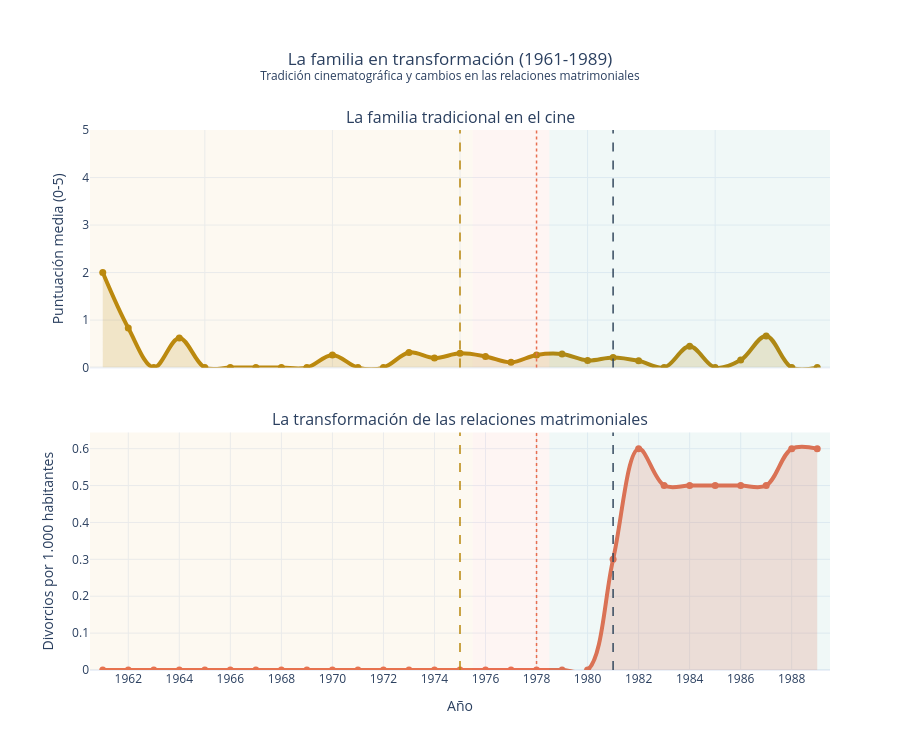

Notebook code for this chart:
### Code cell
df_familia = df_divorcios_esp.merge( df_cine_anual[["year", "family_tradition_score", "num_peliculas"]], on="year", how="inner")

df_familia = (df_familia.sort_values("year").dropna(subset=["divorce_rate_per_1000", "family_tradition_score"]))

fig = make_subplots(
    rows=2,
    cols=1,
    shared_xaxes=True,
    vertical_spacing=0.12,
    subplot_titles=("La familia tradicional en el cine", "La transformación de las relaciones matrimoniales")
)

fig.add_trace(
    go.Scatter(
        x=df_familia["year"],
        y=df_familia["family_tradition_score"],
        mode="lines+markers",
        name="Familia y tradición en el cine",
        line=dict(color="#B8860B", width=4, shape="spline"),
        fill="tozeroy",
        fillcolor="rgba(184,134,11,0.18)",
        marker=dict(size=7),
        customdata=df_familia["num_peliculas"],
        hovertemplate=(
            "<b>Año %{x}</b><br>"
            "Puntuación familiar: %{y:.2f}/5<br>"
            "Películas: %{customdata}"
            "<extra></extra>"
        )
    ),
    row=1,
    col=1
)

fig.add_trace(
    go.Scatter(
        x=df_familia["year"],
        y=df_familia["divorce_rate_per_1000"],
        mode="lines+markers",
        name="Tasa de divorcios",
        line=dict(color="#E76F51", width=4, shape="spline"),
        fill="tozeroy",
        fillcolor="rgba(231,111,81,0.20)",
        marker=dict(size=7),
        hovertemplate=(
            "<b>Año %{x}</b><br>"
            "Tasa de divorcios: %{y:.2f} por 1.000 habitantes"
            "<extra></extra>"
        )
    ),
    row=2,
    col=1
)

etapas = [
    (1960.5, 1975.5, "Franquismo", "#D9A441"),
    (1975.5, 1978.5, "Transición", "#E76F51"),
    (1978.5, 1989.5, "Democracia", "#2A9D8F")
]

for inicio, fin, nombre, color in etapas:
    fig.add_vrect(x0=inicio, x1=fin, fillcolor=color, opacity=0.07, line_width=0, row="all", col=1)

fig.add_vline(x=1975, line_dash="dash", line_color="#B8860B", line_width=1.5)
fig.add_vline(x=1978, line_dash="dot", line_color="#E76F51", line_width=1.5)
fig.add_vline(x=1981, line_dash="dash", line_color="#34495E", line_width=1.5)

fig.update_layout(
    title=dict(
        text=(
            "La familia en transformación (1961-1989)"
            "<br><sup>Tradición cinematográfica y cambios "
            "en las relaciones matrimoniales</sup>"
        ),
        x=0.5
    ),
    template="plotly_white",
    height=750,
    hovermode="x unified",
    showlegend=False,
    margin=dict(t=130, b=80, l=90, r=70)
)

fig.update_yaxes(title_text="Puntuación media (0-5)", range=[0, 5], row=1, col=1)
fig.update_yaxes(title_text="Divorcios por 1.000 habitantes", row=2, col=1)
fig.update_xaxes(title_text="Año", tickmode="linear", dtick=2, row=2, col=1)

fig.show()

### Figure 1 — Plotly figure (JSON) as saved in the notebook; plotly's stock layout.template omitted (floating-point values rounded to 4 significant figures)
{"data": [{"customdata": [2, 6, 7, 8, 7, 10, 9, 5, 13, 15, 10, 18, 22, 15, 20, 17, 27, 15, 14, 20, 14, 21, 22, 20, 15, 19, 12, 10, 12], "fill": "tozeroy", "fillcolor": "rgba(184,134,11,0.18)", "hovertemplate": "<b>Año %{x}</b><br>Puntuación familiar: %{y:.2f}/5<br>Películas: %{customdata}<extra></extra>", "line": {"color": "#B8860B", "shape": "spline", "width": 4}, "marker": {"size": 7}, "mode": "lines+markers", "name": "Familia y tradición en el cine", "type": "scatter", "x": [1961, 1962, 1963, 1964, 1965, 1966, 1967, 1968, 1969, 1970, 1971, 1972, 1973, 1974, 1975, 1976, 1977, 1978, 1979, 1980, 1981, 1982, 1983, 1984, 1985, 1986, 1987, 1988, 1989], "xaxis": "x", "y": [2.0, 0.8333, 0.0, 0.625, 0.0, 0.0, 0.0, 0.0, 0.0, 0.2667, 0.0, 0.0, 0.3182, 0.2, 0.3, 0.2353, 0.1111, 0.2667, 0.2857, 0.15, 0.2143, 0.1429, 0.0, 0.45, 0.0, 0.1579, 0.6667, 0.0, 0.0], "yaxis": "y"}, {"fill": "tozeroy", "fillcolor": "rgba(231,111,81,0.20)", "hovertemplate": "<b>Año %{x}</b><br>Tasa de divorcios: %{y:.2f} por 1.000 habitantes<extra></extra>", "line": {"color": "#E76F51", "shape": "spline", "width": 4}, "marker": {"size": 7}, "mode": "lines+markers", "name": "Tasa de divorcios", "type": "scatter", "x": [1961, 1962, 1963, 1964, 1965, 1966, 1967, 1968, 1969, 1970, 1971, 1972, 1973, 1974, 1975, 1976, 1977, 1978, 1979, 1980, 1981, 1982, 1983, 1984, 1985, 1986, 1987, 1988, 1989], "xaxis": "x2", "y": [0.0, 0.0, 0.0, 0.0, 0.0, 0.0, 0.0, 0.0, 0.0, 0.0, 0.0, 0.0, 0.0, 0.0, 0.0, 0.0, 0.0, 0.0, 0.0, 0.0, 0.3, 0.6, 0.5, 0.5, 0.5, 0.5, 0.5, 0.6, 0.6], "yaxis": "y2"}], "layout": {"annotations": [{"font": {"size": 16}, "showarrow": false, "text": "La familia tradicional en el cine", "x": 0.5, "xanchor": "center", "xref": "paper", "y": 1, "yanchor": "bottom", "yref": "paper"}, {"font": {"size": 16}, "showarrow": false, "text": "La transformación de las relaciones matrimoniales", "x": 0.5, "xanchor": "center", "xref": "paper", "y": 0.44, "yanchor": "bottom", "yref": "paper"}], "height": 750, "hovermode": "x unified", "margin": {"b": 80, "l": 90, "r": 70, "t": 130}, "shapes": [{"fillcolor": "#D9A441", "line": {"width": 0}, "opacity": 0.07, "type": "rect", "x0": 1960.0, "x1": 1976.0, "xref": "x", "y0": 0, "y1": 1, "yref": "y domain"}, {"fillcolor": "#D9A441", "line": {"width": 0}, "opacity": 0.07, "type": "rect", "x0": 1960.0, "x1": 1976.0, "xref": "x2", "y0": 0, "y1": 1, "yref": "y2 domain"}, {"fillcolor": "#E76F51", "line": {"width": 0}, "opacity": 0.07, "type": "rect", "x0": 1976.0, "x1": 1978.0, "xref": "x", "y0": 0, "y1": 1, "yref": "y domain"}, {"fillcolor": "#E76F51", "line": {"width": 0}, "opacity": 0.07, "type": "rect", "x0": 1976.0, "x1": 1978.0, "xref": "x2", "y0": 0, "y1": 1, "yref": "y2 domain"}, {"fillcolor": "#2A9D8F", "line": {"width": 0}, "opacity": 0.07, "type": "rect", "x0": 1978.0, "x1": 1990.0, "xref": "x", "y0": 0, "y1": 1, "yref": "y domain"}, {"fillcolor": "#2A9D8F", "line": {"width": 0}, "opacity": 0.07, "type": "rect", "x0": 1978.0, "x1": 1990.0, "xref": "x2", "y0": 0, "y1": 1, "yref": "y2 domain"}, {"line": {"color": "#B8860B", "dash": "dash", "width": 1.5}, "type": "line", "x0": 1975, "x1": 1975, "xref": "x", "y0": 0, "y1": 1, "yref": "y domain"}, {"line": {"color": "#B8860B", "dash": "dash", "width": 1.5}, "type": "line", "x0": 1975, "x1": 1975, "xref": "x2", "y0": 0, "y1": 1, "yref": "y2 domain"}, {"line": {"color": "#E76F51", "dash": "dot", "width": 1.5}, "type": "line", "x0": 1978, "x1": 1978, "xref": "x", "y0": 0, "y1": 1, "yref": "y domain"}, {"line": {"color": "#E76F51", "dash": "dot", "width": 1.5}, "type": "line", "x0": 1978, "x1": 1978, "xref": "x2", "y0": 0, "y1": 1, "yref": "y2 domain"}, {"line": {"color": "#34495E", "dash": "dash", "width": 1.5}, "type": "line", "x0": 1981, "x1": 1981, "xref": "x", "y0": 0, "y1": 1, "yref": "y domain"}, {"line": {"color": "#34495E", "dash": "dash", "width": 1.5}, "type": "line", "x0": 1981, "x1": 1981, "xref": "x2", "y0": 0, "y1": 1, "yref": "y2 domain"}], "showlegend": false, "title": {"text": "La familia en transformación (1961-1989)<br><sup>Tradición cinematográfica y cambios en las relaciones matrimoniales</sup>", "x": 0.5}, "xaxis": {"anchor": "y", "domain": [0, 1], "matches": "x2", "showticklabels": false}, "xaxis2": {"anchor": "y2", "domain": [0, 1], "dtick": 2, "tickmode": "linear", "title": {"text": "Año"}}, "yaxis": {"anchor": "x", "domain": [0.56, 1], "range": [0, 5], "title": {"text": "Puntuación media (0-5)"}}, "yaxis2": {"anchor": "x2", "domain": [0, 0.44], "title": {"text": "Divorcios por 1.000 habitantes"}}}}
